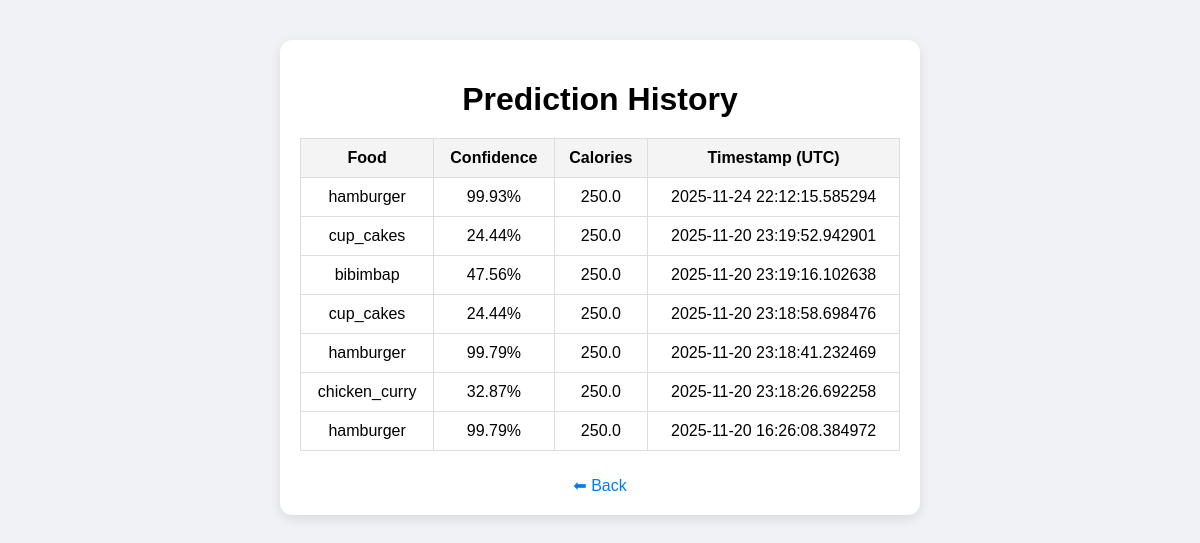
The app's page /history with its own data.
### app/models.py (models this page shows)
class Prediction(db.Model):
    id = db.Column(db.Integer, primary_key=True)
    user_id = db.Column(db.Integer, nullable=True)
    label = db.Column(db.String(200))
    confidence = db.Column(db.Float)
    calories = db.Column(db.Float)
    timestamp = db.Column(db.DateTime, default=datetime.utcnow)

### app/app.py (the view)
    @app.route("/history")
    def history():
        preds = Prediction.query.order_by(Prediction.timestamp.desc()).limit(500).all()
        return render_template("history.html", preds=preds)

### app/templates/history.html (shortened to what this page needs)
<!DOCTYPE html>
<html lang="en">
<head>
    <link rel="stylesheet" href="{{ url_for('static', filename='styles.css') }}">
</head>
<body>
<div class="container">
    <h1>Prediction History</h1>
    <table class="history-table">
        <tr>
            <th>Food</th>
            <th>Confidence</th>
            <th>Calories</th>
            <th>Timestamp (UTC)</th>
        </tr>
        {% for p in preds %}
        <tr>
            <td>{{ p.label }}</td>
            <td>{{ "%.2f"|format(p.confidence * 100) }}%</td>
            <td>{{ p.calories }}</td>
            <td>{{ p.timestamp }}</td>
        </tr>
        {% endfor %}
    </table>
    <a href="/" class="history-link">⬅ Back</a>
</div>
</body>
</html>

### app/static/styles.css (style rules this page uses)
body { margin: 0; padding: 0; font-family: Arial, sans-serif; background: #f0f2f5; }
.container { max-width: 600px; margin: 40px auto; padding: 20px; background: white; border-radius: 12px; box-shadow: 0 4px 12px rgba(0,0,0,0.1); text-align: center; }
h1 { margin-bottom: 20px; }
.history-link { display: block; margin-top: 25px; color: #007bff; text-decoration: none; }
.history-table { width: 100%; border-collapse: collapse; margin-top: 20px; }
.history-table th, .history-table td { border: 1px solid #ddd; padding: 10px; }
.history-table th { background: #f4f4f4; }

### records on screen
Prediction: label "hamburger", p.confidence*100 "99.93", calories "250.0", timestamp "2025-11-24 22:12:15.585294"
Prediction: label "cup_cakes", p.confidence*100 "24.44", calories "250.0", timestamp "2025-11-20 23:19:52.942901"
Prediction: label "bibimbap", p.confidence*100 "47.56", calories "250.0", timestamp "2025-11-20 23:19:16.102638"
Prediction: label "cup_cakes", p.confidence*100 "24.44", calories "250.0", timestamp "2025-11-20 23:18:58.698476"
Prediction: label "hamburger", p.confidence*100 "99.79", calories "250.0", timestamp "2025-11-20 23:18:41.232469"
Prediction: label "chicken_curry", p.confidence*100 "32.87", calories "250.0", timestamp "2025-11-20 23:18:26.692258"
Prediction: label "hamburger", p.confidence*100 "99.79", calories "250.0", timestamp "2025-11-20 16:26:08.384972"
